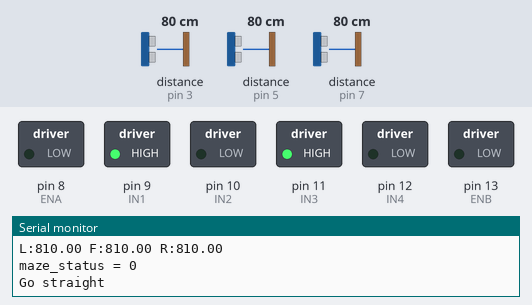
Bench run of a sketch on a simulated Arduino Uno, built with avr-gcc and run on an emulated ATmega328P. On the bench: switched loads named in the sketch (green lamp = pin HIGH), the last lines printed to the serial monitor. The test bench sets the inputs (shaded band); at power-on: distance to the obstacle (sensors on pin 3, pin 7, pin 5) 80 cm. The echo pulse lasts 58.3 µs per cm.

Above: at 1.2 s.
1.3 s: distance to the obstacle (sensor on pin 3) set to 120 cm
4.3 s: distance to the obstacle (sensor on pin 7) set to 2 cm
7.3 s: distance to the obstacle (sensor on pin 3) set to 23 cm
8.8 s: distance to the obstacle (sensor on pin 3) set to 18 cm
At 10.0 s:
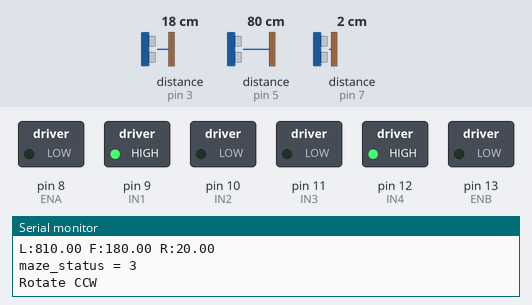
10.3 s: distance to the obstacle (sensor on pin 5) set to 23 cm
11.8 s: distance to the obstacle (sensor on pin 5) set to 19 cm
At 13.1 s:
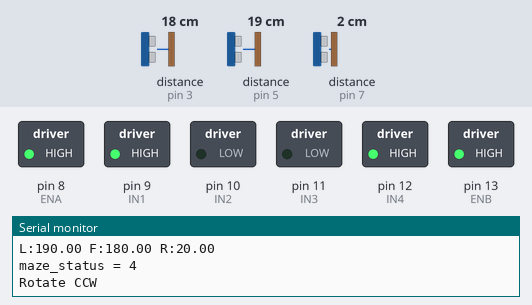
Timing chart, 0 to 14.5 s (numbered marks = the images above; inputs shaded):
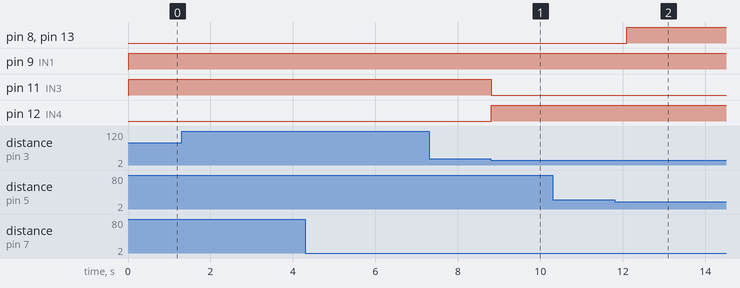

The sketch:

maze.ino
```cpp
//////////////////////////sonar//////////////////////////
#include <NewPing.h>

#define SONAR_NUM 3      // Number of sensors.
#define MAX_DISTANCE 150 // Maximum distance (in cm) to ping.
#define WALL_GAP_DISTANCE      400 //mm 단위
#define WALL_GAP_DISTANCE_HALF 200 //mm 단위
#define MOTOR_PWM_OFFSET 10

#define Front 0
#define Left  1
#define Right 2

#define TRIG1 2
#define ECHO1 3

#define TRIG2 4
#define ECHO2 5

#define TRIG3 6
#define ECHO3 7
  NewPing sonar[SONAR_NUM] = {   // Sensor object array.
  NewPing(TRIG1, ECHO1, MAX_DISTANCE), // Each sensor's trigger pin, echo pin, and max distance to ping.
  NewPing(TRIG2, ECHO2, MAX_DISTANCE),
  NewPing(TRIG3, ECHO3, MAX_DISTANCE)


};

  float front_sonar  = 0.0;
  float left_sonar   = 0.0;
  float right_sonar  = 0.0;


/////////////////// L298 ////////////////////
#define ENA 8
#define IN1 9
#define IN2 10
#define IN3 11
#define IN4 12
#define ENB 13

/////////////// Maze Status /////////////////////
int maze_status = 0;

void setup()
{
  // put your setup code here, to run once:

  pinMode (ENA, OUTPUT);
  pinMode (IN1, OUTPUT);
  pinMode (IN2, OUTPUT);

  pinMode (IN3, OUTPUT);
  pinMode (IN4, OUTPUT);
  pinMode (ENB, OUTPUT);


  Serial.begin(115200); // 통신속도를 115200으로 정의함
}

void motor_A_control(int direction_a, int motor_speed_a) //모터 A의 방향(direction)과 속도(speed)제어
{
  if(direction_a == HIGH)
  {
    digitalWrite(IN1,HIGH);          //모터의 방향 제어
    digitalWrite(IN2,LOW);
    analogWrite(ENA,motor_speed_a);  //모터의 속도 제어
  }
  else
  {
    digitalWrite(IN1,LOW);
    digitalWrite(IN2,HIGH);
    analogWrite(ENA,motor_speed_a);
  }
}


void motor_B_control(int direction_b, int motor_speed_b) //모터 B의 방향(direction)과 속도(speed)제어
{
  if(direction_b == HIGH)
  {
    digitalWrite(IN3,HIGH);          //모터의 방향 제어
    digitalWrite(IN4,LOW);
    analogWrite(ENB,motor_speed_b);  //모터의 속도 제어
  }
  else
  {
    digitalWrite(IN3,LOW);
    digitalWrite(IN4,HIGH);
    analogWrite(ENB,motor_speed_b);
  }
}
void check_maze_status(void)
{
  if( (left_sonar>= 0) && (left_sonar <=WALL_GAP_DISTANCE_HALF  ) && (right_sonar>= 0) && (right_sonar <=WALL_GAP_DISTANCE_HALF  ) && (front_sonar>= 0) && (front_sonar <=WALL_GAP_DISTANCE_HALF  ))

  {
     maze_status = 4;
    Serial.println("maze_status = 4");
  }
  else if( (left_sonar>= 0) && (left_sonar <=WALL_GAP_DISTANCE_HALF  ) && (right_sonar>= 0) && (right_sonar <=WALL_GAP_DISTANCE_HALF  ) && (front_sonar >=WALL_GAP_DISTANCE_HALF  ) )
  {
    maze_status = 1;
    Serial.println("maze_status = 1");
  }
  else if( (left_sonar>= 0) && (left_sonar <=WALL_GAP_DISTANCE_HALF  ) && (front_sonar>= 0) && (front_sonar <=WALL_GAP_DISTANCE_HALF  ) )
  {
     maze_status = 2;
    Serial.println("maze_status = 2");
  }
   else if( (right_sonar>= 0) && (right_sonar <=WALL_GAP_DISTANCE_HALF  ) && (front_sonar>= 0) && (front_sonar <=WALL_GAP_DISTANCE_HALF  ) )
  {
     maze_status = 3;
    Serial.println("maze_status = 3");
  }
  else
  {
    maze_status = 0;
    Serial.println("maze_status = 0");
  }
}

//먼저 left_pwm =0;  right_pwm =100; 으로 해서 왼쪽 오른쪽 방향 찾기
void wall_collision_avoid(int base_speed)
{
  float error = 0.0;
  float Kp = 0.26;       //나중에 조정해야 할 것
  int pwm_conrol = 0; // pwm을 0으로 초기화
  int right_pwm = 0;  // 모터속도 0으로 초기화
  int left_pwm = 0;   // 모터속도 0으로 초기화

  error = (right_sonar - left_sonar);
  error = Kp * error;

  if (error >=  40) error =  40;
  if (error <= -40) error = -40;

  right_pwm = base_speed - error;
  left_pwm  = base_speed + error * 1.5 ;

  if(right_pwm <= 0) right_pwm = 0;
  if(left_pwm  <= 0) left_pwm  = 0;

  if(right_pwm >= 120) right_pwm = 120;
  if(left_pwm  >= 120) left_pwm  = 120;

  motor_A_control(HIGH,right_pwm); // 오른쪽 전진
  motor_B_control(HIGH,left_pwm);  // 왼쪽 전진

}

void loop()
{
  // put your main code here, to run repeatedly:

  front_sonar = sonar[Front].ping_cm()*10;
  left_sonar  = sonar[Left].ping_cm()*10;
  right_sonar = sonar[Right].ping_cm()*10;

  if(front_sonar == 0.0) front_sonar = MAX_DISTANCE*10;   // 0.0 출력이 최댓값이므로
  if(left_sonar  == 0.0) left_sonar = MAX_DISTANCE*10;
  if(right_sonar == 0.0) right_sonar = MAX_DISTANCE*10;

  Serial.print("L:");Serial.print(left_sonar); Serial.print(" ");
  Serial.print("F:");Serial.print(front_sonar); Serial.print(" ");
  Serial.print("R:");Serial.println(right_sonar);

  check_maze_status();


   if(maze_status == 4) // 왼 가 오
  {
    Serial.println("Rotate CCW");
    motor_A_control(HIGH,130); // 오른쪽 전진
    motor_B_control(LOW,130); // 오른쪽 후진
    delay(930);
 }
  else if( maze_status == 1) // 왼 오
  {
    Serial.println("run straight");
    wall_collision_avoid(70);
  }

   else if( maze_status == 2) //왼 가
  {
    Serial.println("Rotate CCW");
    motor_A_control(LOW,100);
    motor_B_control(HIGH,100);
    delay(560);

  }
   else if ( maze_status == 3) //가 오
  {
    Serial.println("Rotate CCW");
    motor_A_control(HIGH,100);
    motor_B_control(LOW,100);
    delay(540);
  }
   else
  {
    Serial.println("Go straight");
    motor_A_control(HIGH, 70);
    motor_B_control(HIGH, 70);
  }
}
```

Measured:
- the behaviour switches between 21 and 20 cm on distance to the obstacle (sensor on pin 3) (found by bisection; images 0 and 1)
- the behaviour switches between 21 and 20 cm on distance to the obstacle (sensor on pin 5) (found by bisection; images 1 and 2)
- after the input at 8.8 s, pin 11 (IN3): HIGH → LOW at once; pin 12 (IN4): LOW → HIGH at once
- after the input at 11.8 s, pin 8 (ENA), pin 13 (ENB): LOW → HIGH after 0.30 s
